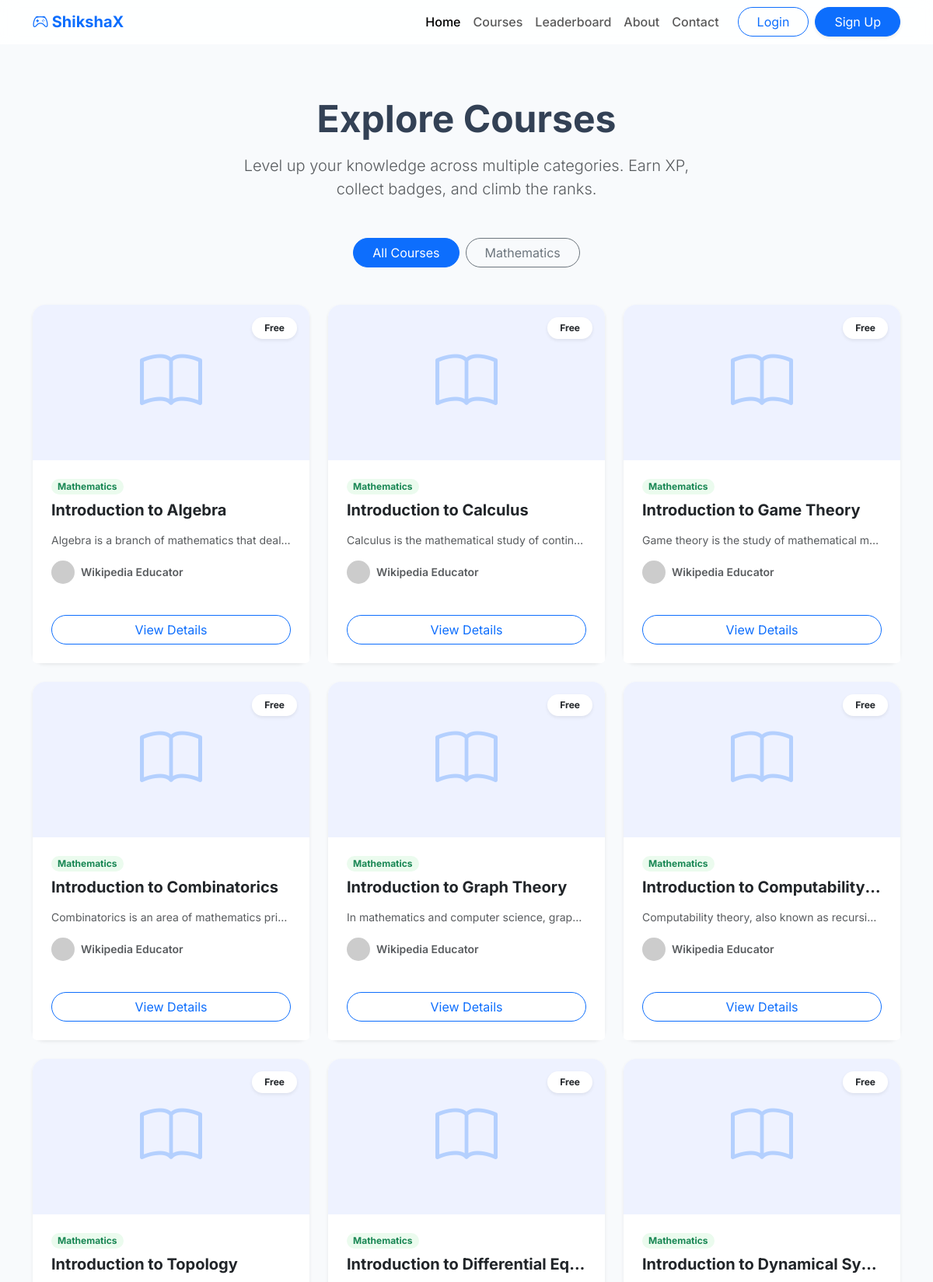
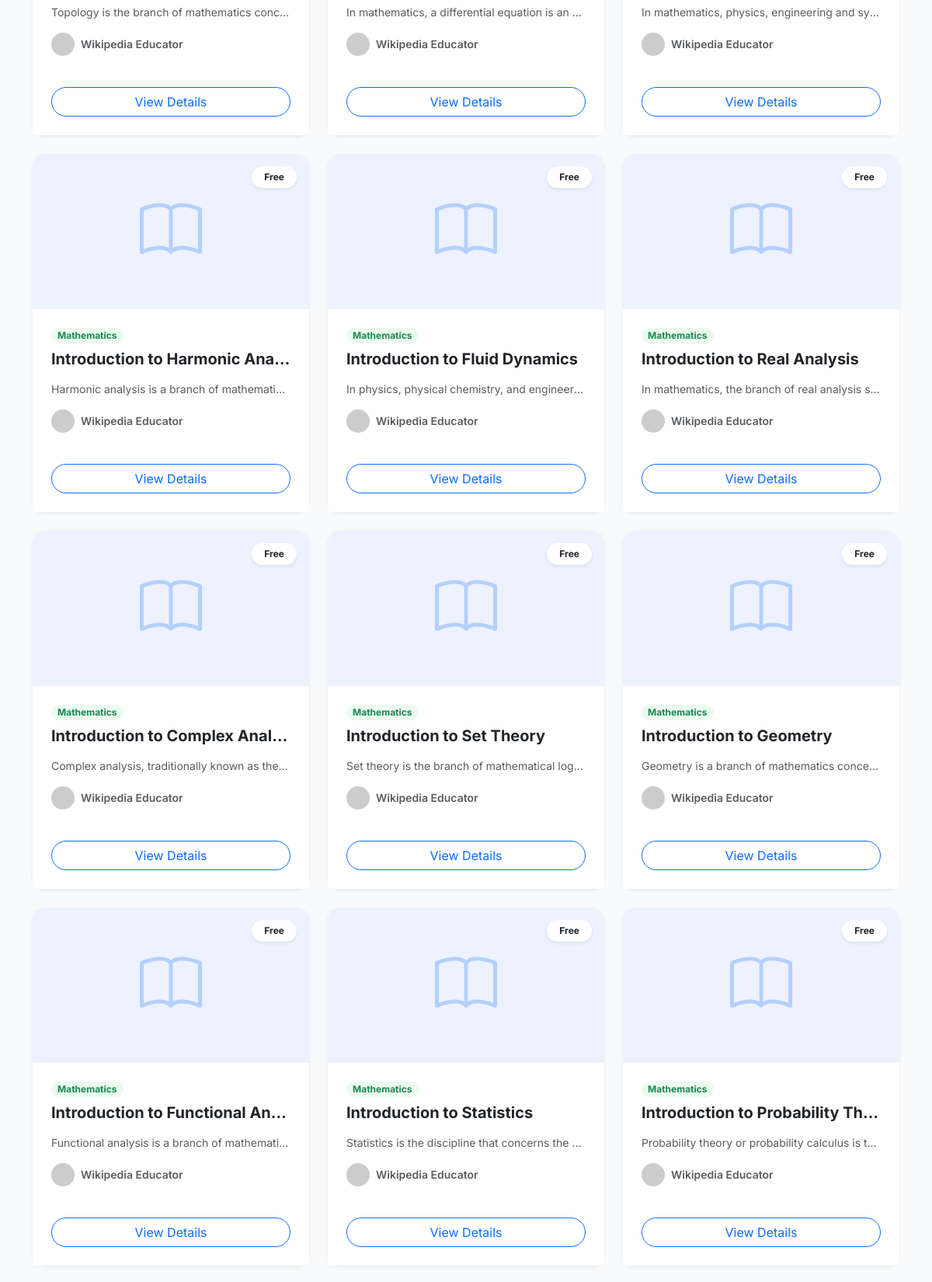
Page /courses/ (upper part) on the committed database (2 pictures, top to bottom).
### core/models.py (models this page shows, shortened)
class Category(models.Model):
    name = models.CharField(max_length=100)
    icon = models.CharField(max_length=50, blank=True, null=True) # e.g. bootstrap icon classes 'bi-book'
    color = models.CharField(max_length=20, default="#b3d4fc")

class Course(models.Model):
    category = models.ForeignKey(Category, on_delete=models.CASCADE, related_name='courses')
    title = models.CharField(max_length=200)
    description = models.TextField()
    instructor = models.CharField(max_length=100, default="Expert Teacher")
    price_tag = models.CharField(max_length=20, default='Free')
    image = models.ImageField(upload_to='course_images/', blank=True, null=True)
    created_at = models.DateTimeField(auto_now_add=True)

### core/views.py (the view)
# urls.py: path('courses/', views.course_list, name='courses'),
def course_list(request):
    category_name = request.GET.get('category')
    if category_name:
        courses = Course.objects.filter(category__name__iexact=category_name)
    else:
        courses = Course.objects.all()
    categories = Category.objects.all()
    return render(request, 'course_list.html', {'courses': courses, 'categories': categories, 'selected_category': category_name})

### templates/course_list.html (shortened to what this page needs)
{% extends 'base.html' %}
{% block content %}
<div class="container py-5">
    <div class="text-center mb-5">
        <h1 class="display-5 fw-bold mb-3">Explore Courses</h1>
        <p class="lead text-muted mx-auto" style="max-width: 600px;">Level up your knowledge across multiple categories. Earn XP, collect badges, and climb the ranks.</p>
    </div>
    <div class="d-flex flex-wrap justify-content-center gap-2 mb-5">
        <a href="{% url 'courses' %}" class="btn {% if not selected_category %}btn-primary{% else %}btn-outline-secondary{% endif %} rounded-pill px-4">All Courses</a>
        {% for cat in categories %}
            <a href="?category={{ cat.name|urlencode }}" class="btn {% if selected_category|lower == cat.name|lower %}btn-primary{% else %}btn-outline-secondary{% endif %} rounded-pill px-4">{{ cat.name }}</a>
        {% endfor %}
    </div>
    <div class="row g-4">
        {% for course in courses %}
            <div class="col-md-6 col-lg-4">
                <div class="card h-100 border-0 rounded-4 shadow-sm course-card hover-card text-decoration-none text-dark d-flex flex-column">
                    <div class="position-relative">
                        {% if course.image %}
                            <div class="bg-light rounded-top-4" style="height: 200px; background-image: url('{{ course.image.url }}'); background-size: cover; background-position: center;"></div>
                        {% else %}
                            <div class="bg-light rounded-top-4 d-flex align-items-center justify-content-center" style="height: 200px; background-color: var(--bg-pastel-blue) !important;">
                                <i class="bi bi-book display-1 text-primary opacity-25"></i>
                            </div>
                        {% endif %}
                        <span class="badge bg-white text-dark position-absolute top-0 end-0 m-3 py-2 px-3 rounded-pill fw-bold shadow-sm">{{ course.price_tag }}</span>
                    </div>
                    <div class="card-body p-4 flex-grow-1">
                        <div class="d-flex align-items-center mb-2">
                            <span class="badge bg-pastel-green text-success rounded-pill px-2 py-1 small">{{ course.category.name }}</span>
                        </div>
                        <h5 class="card-title fw-bold mb-3">{{ course.title }}</h5>
                        <p class="text-muted small mb-3">{{ course.description|truncatewords:15 }}</p>
                        <div class="d-flex align-items-center mb-3 mt-auto">
                            <img src="https://ui-avatars.com/api/?name={{ course.instructor }}&background=random" class="rounded-circle me-2" width="30" height="30">
                            <small class="text-muted fw-semibold">{{ course.instructor }}</small>
                        </div>
                    </div>
                    <div class="card-footer bg-white border-top-0 px-4 pb-4 pt-0 text-center">
                        <a href="{% url 'course_detail' course.id %}" class="btn btn-outline-primary w-100 rounded-pill">View Details</a>
                    </div>
                </div>
            </div>
        {% empty %}
            <div class="col-12 text-center py-5">
                <h3 class="text-muted">No courses available at the moment.</h3>
            </div>
        {% endfor %}
    </div>
</div>
{% endblock %}

### static/style.css (style rules this page uses)
:root { --bg-pastel-blue: #eef2ff; --bg-pastel-green: #ebfbee; --bg-pastel-purple: #f3e8ff; --bg-pastel-yellow: #fffbeb; --color-primary: #4f46e5; --color-purple: #9333ea; }
body { font-family: 'Inter', sans-serif; color: #334155; background-color: #f8fafc; }
.bg-pastel-green { background-color: var(--bg-pastel-green); }
.hover-card { transition: transform 0.3s ease, box-shadow 0.3s ease; }
.course-card .card-body p, .course-card .card-body h5 { white-space: nowrap; overflow: hidden; text-overflow: ellipsis; }

### rows in the picture
Category: name "Mathematics"
Course: price_tag "Free", category.name "Mathematics", title "Introduction to Algebra", description "Algebra is a branch of mathematics that deal…", instructor "Wikipedia Educator"
Course: price_tag "Free", category.name "Mathematics", title "Introduction to Calculus", description "Calculus is the mathematical study of contin…", instructor "Wikipedia Educator"
Course: price_tag "Free", category.name "Mathematics", title "Introduction to Game Theory", description "Game theory is the study of mathematical m…", instructor "Wikipedia Educator"
Course: price_tag "Free", category.name "Mathematics", title "Introduction to Combinatorics", description "Combinatorics is an area of mathematics pri…", instructor "Wikipedia Educator"
Course: price_tag "Free", category.name "Mathematics", title "Introduction to Graph Theory", description "In mathematics and computer science, grap…", instructor "Wikipedia Educator"
Course: price_tag "Free", category.name "Mathematics", title "Introduction to Computability…", description "Computability theory, also known as recursi…", instructor "Wikipedia Educator"
Course: price_tag "Free", category.name "Mathematics", title "Introduction to Topology", description "Topology is the branch of mathematics conc…", instructor "Wikipedia Educator"
Course: price_tag "Free", category.name "Mathematics", title "Introduction to Differential Eq…", description "In mathematics, a differential equation is an…", instructor "Wikipedia Educator"
Course: price_tag "Free", category.name "Mathematics", title "Introduction to Dynamical Sy…", description "In mathematics, physics, engineering and sy…", instructor "Wikipedia Educator"
Course: price_tag "Free", category.name "Mathematics", title "Introduction to Harmonic Ana…", description "Harmonic analysis is a branch of mathemati…", instructor "Wikipedia Educator"
Course: price_tag "Free", category.name "Mathematics", title "Introduction to Fluid Dynamics", description "In physics, physical chemistry, and engineer…", instructor "Wikipedia Educator"
Course: price_tag "Free", category.name "Mathematics", title "Introduction to Real Analysis", description "In mathematics, the branch of real analysis s…", instructor "Wikipedia Educator"
Course: price_tag "Free", category.name "Mathematics", title "Introduction to Complex Anal…", description "Complex analysis, traditionally known as the…", instructor "Wikipedia Educator"
Course: price_tag "Free", category.name "Mathematics", title "Introduction to Set Theory", description "Set theory is the branch of mathematical log…", instructor "Wikipedia Educator"
Course: price_tag "Free", category.name "Mathematics", title "Introduction to Geometry", description "Geometry is a branch of mathematics conce…", instructor "Wikipedia Educator"
Course: price_tag "Free", category.name "Mathematics", title "Introduction to Functional An…", description "Functional analysis is a branch of mathemati…", instructor "Wikipedia Educator"
Course: price_tag "Free", category.name "Mathematics", title "Introduction to Statistics", description "Statistics is the discipline that concerns the…", instructor "Wikipedia Educator"
Course: price_tag "Free", category.name "Mathematics", title "Introduction to Probability Th…", description "Probability theory or probability calculus is t…", instructor "Wikipedia Educator"
